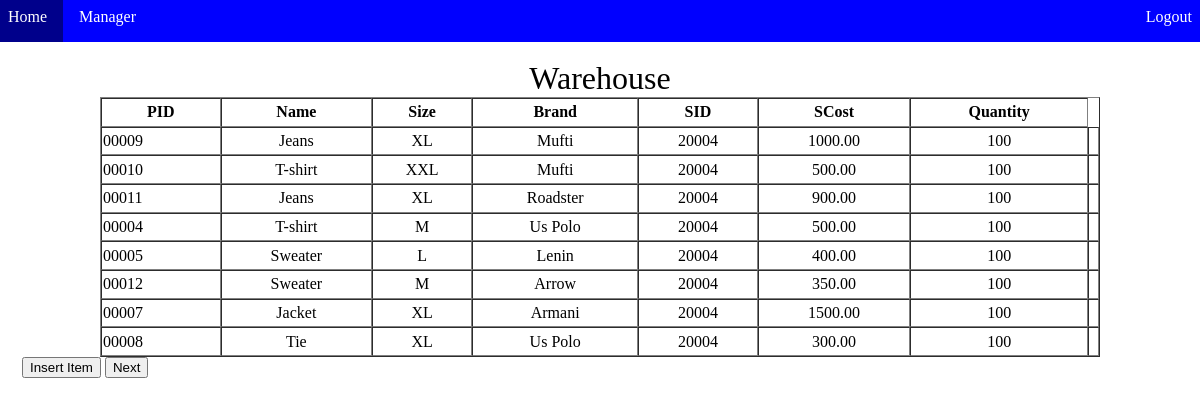
The app's page /FrontEnd/supplier_list.php (signed in) with its own data.
### tables this page shows
CREATE TABLE `supp_list` (
  `Name` varchar(8) DEFAULT NULL,
  `Size` varchar(3) DEFAULT NULL,
  `Brand` varchar(8) DEFAULT NULL,
  `SID` varchar(14) DEFAULT NULL,
  `SCost` decimal(40,2) DEFAULT 0.00,
  `Quantity` int(11) DEFAULT 1,
  `PID` varchar(14) DEFAULT NULL,
  `SNo` int(11) NOT NULL AUTO_INCREMENT,
  PRIMARY KEY (`SNo`),
  KEY `fk_SID` (`SID`),
  CONSTRAINT `fk_SID` FOREIGN KEY (`SID`) REFERENCES `Supplier` (`SID`)
);

### FrontEnd/supplier_list.php (the view, shortened to what this page needs)
<?php
include('./dbconfig.php');
?>
<!DOCTYPE html>
<html>
<head>
</head>
<body style="margin: -8px">
	<ul>
		<li><a href="Manager.php" style="color: white;text-decoration:none">Home</a></li>
	    <li>Manager</li>
<?php
  if(!isset($_SESSION['sess_user']))
  {
?>
 		<li style="float: right;"><a href="login.php" style="color: white;text-decoration:none">Login</a></li>
<?php
  } else{
?>
		<li style="float: right;"><a href="logout.php" style="color:white;text-decoration:none">Logout</a></li>
<?php
  }
?>
	</ul>
	<br>
	<center>
		<table cellspacing=0 border=1 width="1000" height="260" >
			<caption>Warehouse</caption>
			<tr>
				<th>PID</th>
				<th>Name</th>
				<th>Size</th>
				<th>Brand</th>
				<th>SID</th>
				<th>SCost</th>
				<th>Quantity</th>
			</tr>
	<?php
		$query=mysqli_query($conn,"SELECT * FROM supp_list WHERE SID=(SELECT MAX(SID) FROM Supplier)");
			while($row = mysqli_fetch_assoc($query))
			{
				$PID=$row['PID'];
				$Name=$row['Name'];
				$Size=$row['Size'];
				$Brand=$row['Brand'];
				$SID=$row['SID'];
				$SCost=$row['SCost'];
				$Quantity=$row['Quantity'];
				echo '<tr>' . '<td>';
			    echo $PID . '<br/>' . '<td>'.'</center>'.'<center>';
			    echo $Name . '<br/>' . '<td>'.'</center>'.'<center>';
				echo $Size. '<br/>' . '<td>'.'</center>'.'<center>';
				echo $Brand. '<br/>' . '<td>'.'</center>'.'<center>';
				echo $SID . '<br/>' . '<td>'.'</center>'.'<center>';
				echo $SCost . '<br/>' . '<td>'.'</center>'.'<center>';
				echo $Quantity . '<br/>' . '<td>'.'</center>'.'<center>';
			}
	?>
	</center>
	<span>
		<button style="margin-left:30px;"  type="submit" onclick = "location.href = 'insert_supp_list.php'" class ="btn btn-primary btn-lg" >Insert Item</button>
		<button style="margin-right:10px"  type="submit" onclick = "location.href = 'Print_for_supplier.php'" class ="btn btn-primary btn-lg" >Next</button><br/>
	</span>
</body>
</html>

### FrontEnd/supplier_list.php (style rules this page uses)
ul { list-style-type: none; border: 1px blue; margin: 0; padding: 0; overflow: hidden; background-color: blue; }
ul li { float: left; display: block; color: white; text-align: center; padding: 16px; }
caption { font-size: 200%; }

### records on screen
supp_list: PID "00009", Name "Jeans", Size "XL", Brand "Mufti", SID "20004", SCost "1000.00", Quantity "100"
supp_list: PID "00010", Name "T-shirt", Size "XXL", Brand "Mufti", SID "20004", SCost "500.00", Quantity "100"
supp_list: PID "00011", Name "Jeans", Size "XL", Brand "Roadster", SID "20004", SCost "900.00", Quantity "100"
supp_list: PID "00004", Name "T-shirt", Size "M", Brand "Us Polo", SID "20004", SCost "500.00", Quantity "100"
supp_list: PID "00005", Name "Sweater", Size "L", Brand "Lenin", SID "20004", SCost "400.00", Quantity "100"
supp_list: PID "00012", Name "Sweater", Size "M", Brand "Arrow", SID "20004", SCost "350.00", Quantity "100"
supp_list: PID "00007", Name "Jacket", Size "XL", Brand "Armani", SID "20004", SCost "1500.00", Quantity "100"
supp_list: PID "00008", Name "Tie", Size "XL", Brand "Us Polo", SID "20004", SCost "300.00", Quantity "100"
